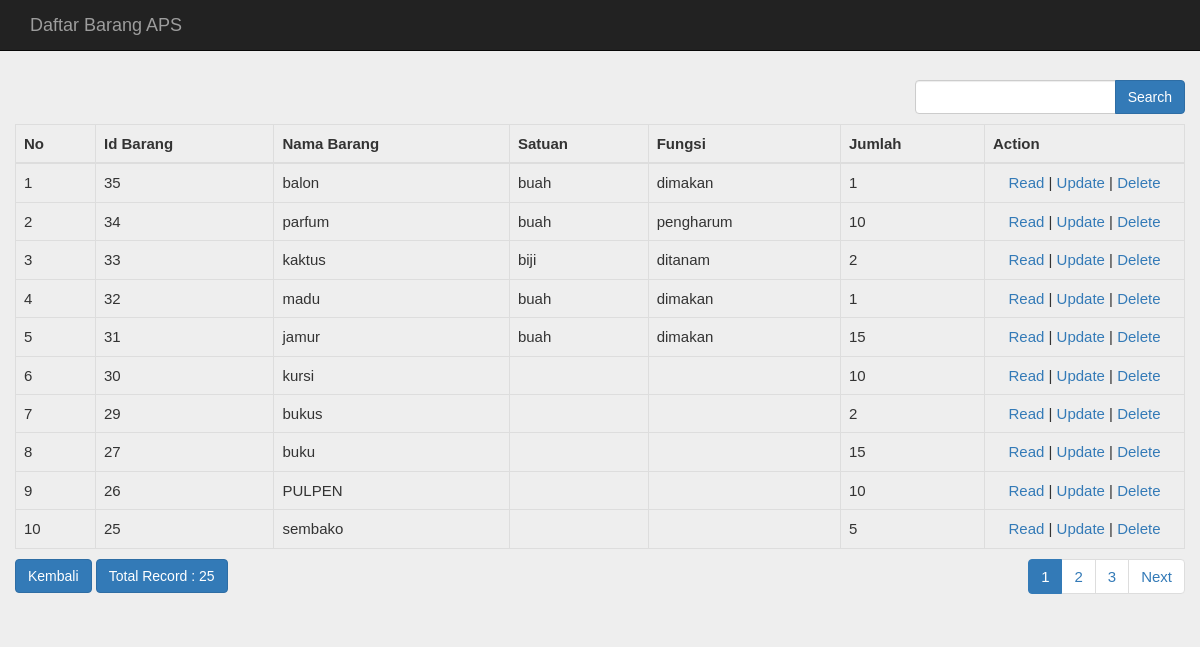
/index.php/barang/daftar_barang, run on an earlier commit of the app's database.
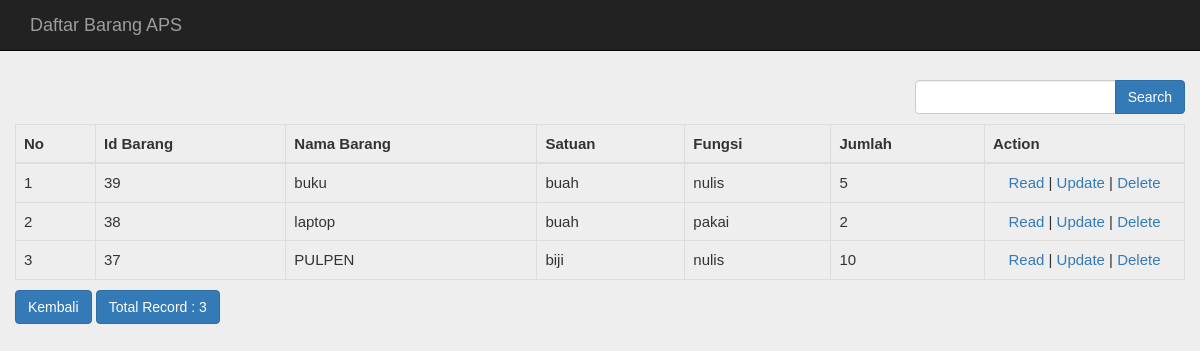
And on a later commit of the database.
### tables this page shows
CREATE TABLE `barang` (
  `id_barang` int(10) NOT NULL,
  `nama_barang` varchar(50) NOT NULL,
  `id_kategori` int(10) NOT NULL,
  `tgl_masuk` datetime NOT NULL,
  `pengirim` varchar(50) NOT NULL,
  `id_lokasi` int(10) NOT NULL,
  `barcode` varchar(100) NOT NULL,
  `qr` varchar(100) NOT NULL,
  `stok` int(100) DEFAULT NULL,
  `satuan` varchar(100) NOT NULL,
  `fungsi` varchar(100) NOT NULL,
  `pengambil` varchar(50) NOT NULL,
  `kirim` varchar(100) NOT NULL
);

### application/controllers/Barang.php (called while the page is built, shortened)
<?php
class Barang extends CI_Controller
{
    function __construct()
    {
        $this->load->model('Barang_model');
        $this->load->model('admin');
        $this->load->library('form_validation');
        $this->load->helper('url');
    }
    public function daftar_barang(){
        $q = urldecode($this->input->get('q', TRUE));
        $start = intval($this->input->get('start'));
        if ($q <> '') {
            $config['base_url'] = base_url() . 'barang/index.html?q=' . urlencode($q);
            $config['first_url'] = base_url() . 'barang/index.html?q=' . urlencode($q);
        } else {
            $config['base_url'] = base_url() . 'barang/index.html';
            $config['first_url'] = base_url() . 'barang/index.html';
        }
        $config['per_page'] = 10;
        $config['page_query_string'] = TRUE;
        $config['total_rows'] = $this->Barang_model->total_rows($q);
        $barang = $this->Barang_model->get_limit_data($config['per_page'], $start, $q);
        $this->load->library('pagination');
        $this->pagination->initialize($config);
        $data = array(
            'barang_data' => $barang,
            'q' => $q,
            'pagination' => $this->pagination->create_links(),
            'total_rows' => $config['total_rows'],
            'start' => $start,
        );
        $this->load->view('barang/daftar_barang',$data);
    }
}

### index.php (called while the page is built, shortened)
<?php
require_once BASEPATH.'core/CodeIgniter.php';

### application/config/config.php (called while the page is built, shortened)
<?php
$config['base_url'] = 'http://localhost/project2/';
$config['index_page'] = '';
$config['uri_protocol']	= 'REQUEST_URI';
$config['url_suffix'] = '';
$config['language']	= 'english';
$config['charset'] = 'UTF-8';
$config['enable_hooks'] = FALSE;
$config['subclass_prefix'] = 'MY_';
$config['composer_autoload'] = FALSE;
$config['permitted_uri_chars'] = 'a-z 0-9~%.:_\-';
$config['enable_query_strings'] = FALSE;
$config['controller_trigger'] = 'c';
$config['function_trigger'] = 'm';
$config['directory_trigger'] = 'd';
$config['allow_get_array'] = TRUE;
$config['log_threshold'] = 0;
$config['log_path'] = '';
$config['log_file_extension'] = '';
$config['log_file_permissions'] = 0644;
$config['log_date_format'] = 'Y-m-d H:i:s';
$config['error_views_path'] = '';
$config['cache_path'] = '';
$config['cache_query_string'] = FALSE;
$config['encryption_key'] = '';
$config['sess_driver'] = 'files';
$config['sess_cookie_name'] = 'ci_session';
$config['sess_expiration'] = 7200;
$config['sess_save_path'] = NULL;
$config['sess_match_ip'] = FALSE;
$config['sess_time_to_update'] = 300;
$config['sess_regenerate_destroy'] = FALSE;
$config['cookie_prefix']	= '';
$config['cookie_domain']	= '';
$config['cookie_path']		= '/';
$config['cookie_secure']	= FALSE;
$config['cookie_httponly'] 	= FALSE;
$config['standardize_newlines'] = FALSE;
$config['global_xss_filtering'] = FALSE;
$config['csrf_protection'] = FALSE;
$config['csrf_token_name'] = 'csrf_test_name';
$config['csrf_cookie_name'] = 'csrf_cookie_name';
$config['csrf_expire'] = 7200;
$config['csrf_regenerate'] = TRUE;
$config['csrf_exclude_uris'] = array();
$config['compress_output'] = FALSE;
$config['time_reference'] = 'local';
$config['rewrite_short_tags'] = FALSE;
$config['proxy_ips'] = '';

### application/models/Barang_model.php (called while the page is built, shortened)
<?php
class Barang_model extends CI_Model
{
    public $table = 'barang';
    public $id = 'id_barang';
    public $order = 'DESC';
    function total_rows($q = NULL) {
        $this->db->like('id_barang', $q);
	$this->db->or_like('nama_barang', $q);
	$this->db->or_like('id_kategori', $q);
	$this->db->or_like('tgl_masuk', $q);
	$this->db->or_like('pengirim', $q);
	$this->db->or_like('id_lokasi', $q);
	$this->db->or_like('barcode', $q);
	$this->db->or_like('qr', $q);
    $this->db->or_like('stok', $q);
    $this->db->or_like('satuan', $q);
    $this->db->or_like('fungsi', $q);
    $this->db->or_like('pengambil', $q);
    $this->db->or_like('kirim', $q);
	$this->db->from($this->table);
        return $this->db->count_all_results();
    }
    function get_limit_data($limit, $start = 0, $q = NULL) {
        $this->db->order_by($this->id, $this->order);
        $this->db->like('id_barang', $q);
	$this->db->or_like('nama_barang', $q);
	$this->db->or_like('id_kategori', $q);
	$this->db->or_like('tgl_masuk', $q);
	$this->db->or_like('pengirim', $q);
	$this->db->or_like('id_lokasi', $q);
	$this->db->or_like('barcode', $q);
	$this->db->or_like('qr', $q);
    $this->db->or_like('stok', $q);
    $this->db->or_like('satuan', $q);
    $this->db->or_like('fungsi', $q);
    $this->db->or_like('pengambil', $q);
    $this->db->or_like('kirim', $q);
	$this->db->limit($limit, $start);
        return $this->db->get($this->table)->result();
    }
}

### application/views/barang/daftar_barang.php (the view, shortened to what this page needs)
<!doctype html>
<html>
    <head>
        <link rel="stylesheet" href="<?php echo base_url('assets/bootstrap/css/bootstrap.min.css') ?>"/>
        <link rel="stylesheet" type="text/css" href="https://maxcdn.bootstrapcdn.com/bootstrap/3.3.7/css/bootstrap.min.css">
        <link rel="stylesheet" type="text/css" href="https://maxcdn.bootstrapcdn.com/font-awesome/4.7.0/css/font-awesome.min.css">
        <link rel="stylesheet" type="text/css" href="style.css">
    </head>
    <body>
        <nav class="navbar navbar-inverse navbar-fixed-top">
        <div class="container">
        <div class="navbar-header">
          <a class="navbar-brand" href="#">Daftar Barang APS</a>
        </div>
        <div id="navbar" class="navbar-collapse collapse">
        </div>
        </nav>
        <div class="container" style="margin-top: 80px">
        <div class="row">
        <div class="row" style="margin-bottom: 10px">
            <div class="col-md-4">
            </div>
            <div class="col-md-4 text-center">
            </div>
            <div class="col-md-1 text-right">
            </div>
            <div class="col-md-3 text-right">
                <form action="<?php echo site_url('barang/daftar_barang'); ?>" class="form-inline" method="get">
                    <div class="input-group">
                        <input type="text" class="form-control" name="q" value="<?php echo $q; ?>">
                        <span class="input-group-btn">
                          <button class="btn btn-primary" type="submit">Search</button>
                        </span>
                    </div>
                </form>
            </div>
        </div>
        <table class="table table-bordered" style="margin-bottom: 10px">
            <thead>
            <tr>
                <th>No</th>
                <th>Id Barang</th>
        		<th>Nama Barang</th>
        		<th>Satuan</th>
        		<th>Fungsi</th>
                <th>Jumlah</th>
        		<th>Action</th>
            </tr>
            </thead><?php
            foreach ($barang_data as $barang)
            {
                ?>
                <tr>
			<td width="80px"><?php echo ++$start ?></td>
			<td><?php echo $barang->id_barang ?></td>
            <td><?php echo $barang->nama_barang ?></td>
			<td><?php echo $barang->satuan ?></td>
			<td><?php echo $barang->fungsi ?></td>
            <td><?php echo $barang->stok ?></td>
			<td style="text-align:center" width="200px">
				<?php
				echo anchor(site_url('barang/read/'.$barang->id_barang),'Read');
				echo ' | ';
				echo anchor(site_url('barang/update/'.$barang->id_barang),'Update');
				echo ' | ';
				echo anchor(site_url('barang/delete/'.$barang->id_barang),'Delete','onclick="javasciprt: return confirm(\'Are You Sure ?\')"');
				?>
			</td>
		</tr>
                <?php
            }
            ?>
        </table>
        <div class="row">
            <div class="col-md-6">
                <a class="btn btn-primary" href="<?php echo base_url('Barang/index') ?>">Kembali</a>
                <a href="#" class="btn btn-primary">Total Record : <?php echo $total_rows ?></a>
	    </div>
            <div class="col-md-6 text-right">
                <?php echo $pagination ?>
            </div>
        </div>
    </body>
</html>

### application/config/pagination.php (shortened to what this page needs)
<?php  if ( ! defined('BASEPATH')) exit('No direct script access allowed');
$config['full_tag_open'] = '<nav><ul class="pagination" style="margin-top:0px">';
$config['full_tag_close'] = '</ul></nav>';
$config['next_tag_open'] = '<li>';
$config['next_tag_close'] = '</li>';
$config['cur_tag_open'] = '<li class="active"><a>';
$config['cur_tag_close'] = '</a></li>';
$config['num_tag_open'] = '<li>';
$config['num_tag_close'] = '</li>';

### assets/css/style.css (style rules this page uses)
body { background: #eee; color: #333; font-family: sans-serif; font-size:15px; }

What changed in the data, as far as the page shows it:
removed barang: id_barang "35", nama_barang "balon", satuan "buah", fungsi "dimakan", stok "1", id_barang "Read", id_barang "Update", id_barang "Delete"
removed barang: id_barang "34", nama_barang "parfum", satuan "buah", fungsi "pengharum", stok "10", id_barang "Read", id_barang "Update", id_barang "Delete"
removed barang: id_barang "33", nama_barang "kaktus", satuan "biji", fungsi "ditanam", stok "2", id_barang "Read", id_barang "Update", id_barang "Delete"
removed barang: id_barang "32", nama_barang "madu", satuan "buah", fungsi "dimakan", stok "1", id_barang "Read", id_barang "Update", id_barang "Delete"
removed barang: id_barang "31", nama_barang "jamur", satuan "buah", fungsi "dimakan", stok "15", id_barang "Read", id_barang "Update", id_barang "Delete"
removed barang: id_barang "30", nama_barang "kursi", stok "10", id_barang "Read", id_barang "Update", id_barang "Delete"
removed barang: id_barang "29", nama_barang "bukus", stok "2", id_barang "Read", id_barang "Update", id_barang "Delete"
removed barang: id_barang "27", nama_barang "buku", stok "15", id_barang "Read", id_barang "Update", id_barang "Delete"
removed barang: id_barang "26", nama_barang "PULPEN", stok "10", id_barang "Read", id_barang "Update", id_barang "Delete"
removed barang: id_barang "25", nama_barang "sembako", stok "5", id_barang "Read", id_barang "Update", id_barang "Delete"
added barang: id_barang "39", nama_barang "buku", satuan "buah", fungsi "nulis", stok "5", id_barang "Read", id_barang "Update", id_barang "Delete"
added barang: id_barang "38", nama_barang "laptop", satuan "buah", fungsi "pakai", stok "2", id_barang "Read", id_barang "Update", id_barang "Delete"
added barang: id_barang "37", nama_barang "PULPEN", satuan "biji", fungsi "nulis", stok "10", id_barang "Read", id_barang "Update", id_barang "Delete"
Also different on the page:
$total_rows: "25" → "3"
$pagination: "1 2 3 Next" → (not shown)
